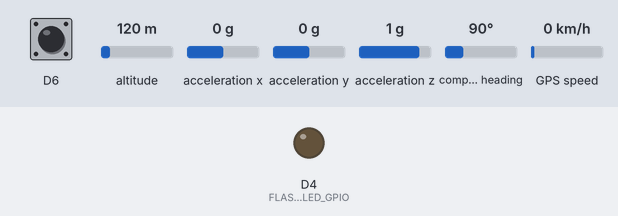
Bench run of a sketch on a simulated ESP8266 (NodeMCU). Shown: output pins drawn as LEDs (lit = HIGH). The test bench sets the inputs (shaded band); at power-on: D6 HIGH, altitude 120 m, acceleration x 0 g, acceleration y 0 g, acceleration z 1 g, compass heading 90°, GPS speed 0 km/h. WiFi joins after 1.5 s; servers stay silent unless stated; the GPS gets a fix after 3 s at 37.7749, -122.4194 with 8 satellites.

Above: at 0.1 s.
At 1.6 s:
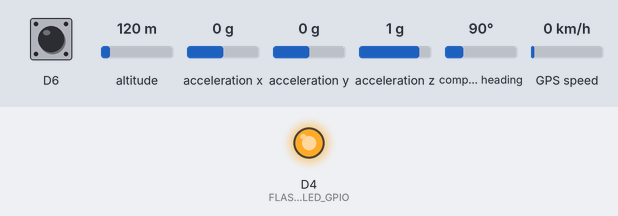
Timing chart, 0 to 3.1 s (numbered marks = the images above):
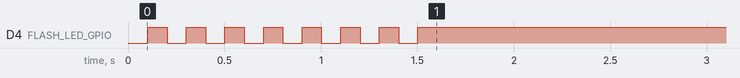

The sketch:

GPSTrackerProject.ino
```cpp
#include "const.h"
#include "wifi.h"
#include "gps.h"
#include "client.h"
#include "acclerometer.h"
#include "ir.h"

String data;
char buff[90];

void setup(){
  startWiFi(NET_SSID, NET_PASS);
  initGPS(DEFAULT_BITRATE);
  initAccelerometer();
  initIRSensor();
}

void loop(){
  getAccelerationData();
  getLocationData();

  data = "/api";
  data += "?lon="+String(flon);
  data += "&lat="+String(flat);
  data += "&x="+String(x);
  data += "&y="+String(y);
  data += "&z="+String(z);
  data += "&ir="+String(getIRSensorState());
  data += "&id="+String(TRACKER_NODE_ID);

  data.toCharArray(buff, data.length());
  httpGet(HOST, buff);
  delay(10);
}
```

acclerometer.h
```cpp
#include <Wire.h>
#include <Adafruit_Sensor.h>
#include <Adafruit_ADXL345_U.h>
Adafruit_ADXL345_Unified accel = Adafruit_ADXL345_Unified(12345);

float x,y,z;

void initAccelerometer()
{
  if(!accel.begin()){
    while(1);
  }
  accel.setRange(ADXL345_RANGE_4_G);
}

void getAccelerationData()
{
  sensors_event_t event;
  accel.getEvent(&event);

  x = (event.acceleration.x)/9.8;
  y = (event.acceleration.y)/9.8;
  z = (event.acceleration.z)/9.8;
}
```

client.h
```cpp
#define HTTPS_PORT 443

WiFiClientSecure client;

void httpGet(char * host, char * url){
  client.setInsecure();

    if(client.connect(host, HTTPS_PORT)){
      client.print(
        String("GET ") + url + " HTTP/1.1\r\n" +
        "Host: " + host + "\r\n" +
        "Connection: close\r\n\r\n"
      );
  }
}
```

const.h
```cpp
#define TRACKER_NODE_ID "GPS-ID:ADX3540"
#define HOST "gpstrack3rapi.herokuapp.com"
#define NET_SSID "TrackerNET"
#define NET_PASS "1234567890"

#define DEFAULT_BITRATE 9600
```

gps.h
```cpp
#include <TinyGPS.h>
TinyGPS gps;

#define ss Serial

float flat, flon;
unsigned long age;

void initGPS(int bitrate)
{
  ss.begin(bitrate);
}

void getLocationData()
{
  bool newData = false;

  for (unsigned long start = millis(); millis() - start < 1000;){
    while (ss.available())
    {
      char c = ss.read();
      if (gps.encode(c)){
        newData = true;
    }
  }

    if (newData){
      gps.f_get_position(&flat, &flon, &age);
    }
  }
}
```

ir.h
```cpp
void initIRSensor(){
  pinMode(D6, INPUT_PULLUP);
}

int getIRSensorState(){
  return !digitalRead(D6);
}
```

wifi.h
```cpp
#include <ESP8266WiFi.h>
#define FLASH_LED_GPIO D4

void startWiFi(char * ssid, char * password){
  WiFi.hostname(TRACKER_NODE_ID);
  WiFi.mode(WIFI_STA);
  pinMode(FLASH_LED_GPIO, OUTPUT);

  WiFi.begin(ssid, password);
  while (WiFi.status() != WL_CONNECTED){
    digitalWrite(FLASH_LED_GPIO, LOW);
    delay(100);
    digitalWrite(FLASH_LED_GPIO, HIGH);
    delay(100);
  }

  digitalWrite(FLASH_LED_GPIO, HIGH);
}
```
